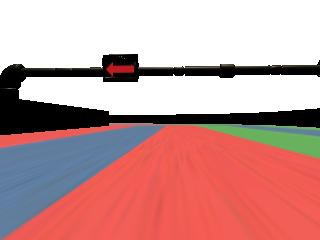
#> input picture CarAI/detect_obstacles/wall_2000.jpg, 320 x 240 px
$ python find_wall.py
#> lines starting #> are read from the running program, lines starting #| are printed output that depends on the picture; after the words box and inside, x2 and y2 are one past the last pixel; in counts of white or black regions, pixels touching at a corner belong together
import cv2
import numpy as np

def isAnyWallInFrontView(nPixels):
    if nPixels <= 5000:
        return False
    else:
        return True

def isAnyWallOnLeftRightView(nPixels):
    if nPixels <= 3300:
        return False
    else:
        return True

#Wall and Signs
#orgimg = cv2.imread('eagle_2018_09_06_15_46_07_743.jpg',-1)

#Wll and Car
#orgimg = cv2.imread('eagle_2018_09_06_15_46_19_891.jpg',-1)

#Big Wall
#orgimg = cv2.imread('eagle_2018_09_06_15_46_10_902.jpg',-1)

#Car is very close
#orgimg = cv2.imread('eagle_2018_09_06_15_46_20_321.jpg',-1)

#Big open
#orgimg = cv2.imread('eagle_2018_09_06_15_46_09_867.jpg',-1)

#Hit front car
#orgimg = cv2.imread('eagle_2018_09_06_15_46_20_655.jpg',-1)

orgimg = cv2.imread('wall_2000.jpg',-1)
#> orgimg is the input picture: shape (240, 320, 3); mean B, G, R 151.9, 152.9, 198.7

cv2.imshow('Original',orgimg)

imgbiFilter = cv2.bilateralFilter(orgimg,3,255,255)
lower_color = np.array([0, 0, 0])
upper_color = np.array([20, 20, 20])

imagePicked = cv2.inRange(imgbiFilter, lower_color , upper_color)
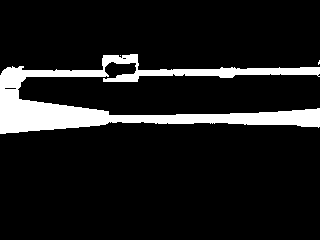
#> imagePicked: shape (240, 320); 10.7% white; 3 white regions (2 under 20 px), largest, box (x1, y1, x2, y2) and area: (0, 54, 320, 134) 8183
#black the top of image to ignore sign bar
imagePicked[0:70, 0:320] = 0
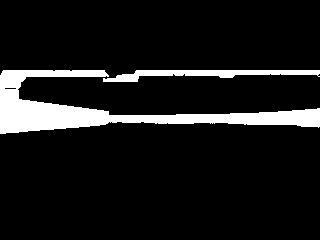
#> imagePicked: shape (240, 320); 9.8% white; 2 white regions, box (x1, y1, x2, y2) and area: (0, 70, 320, 134) 6253, (103, 70, 320, 82) 1263
cv2.imshow('Wall',imagePicked)

imagePickedLeft = imagePicked[0:240, 0:80]
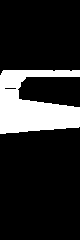
#> imagePickedLeft: shape (240, 80); 17% white; 1 white region, box (x1, y1, x2, y2) and area: (0, 70, 80, 134) 3270
cv2.imshow('Left',imagePickedLeft)
cntPickedLeftNonZero = cv2.countNonZero(imagePickedLeft)
#> cntPickedLeftNonZero = 3270
bObjOnLeft = isAnyWallOnLeftRightView(cntPickedLeftNonZero)
#> bObjOnLeft = False
print('Left non-zero: ' + str(cntPickedLeftNonZero))
#| Left non-zero: 3270

imagePickedCentral = imagePicked[0:240, 80:240]
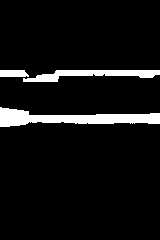
#> imagePickedCentral: shape (240, 160); 7% white; 3 white regions, box (x1, y1, x2, y2) and area: (0, 107, 160, 127) 1648, (23, 70, 160, 82) 863, (0, 70, 29, 77) 188
cv2.imshow('Central',imagePickedCentral)
cntPickedCentralNonZero = cv2.countNonZero(imagePickedCentral)
#> cntPickedCentralNonZero = 2699
bObsAhead = isAnyWallInFrontView(cntPickedCentralNonZero)
#> bObsAhead = False
print('Central non-zero: ' + str(cntPickedCentralNonZero))
#| Central non-zero: 2699

imagePickedRight = imagePicked[0:240, 240:320]
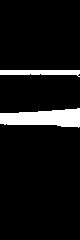
#> imagePickedRight: shape (240, 80); 8.1% white; 2 white regions, box (x1, y1, x2, y2) and area: (0, 108, 80, 128) 1147, (0, 70, 80, 77) 400
cv2.imshow('Right',imagePickedRight)
cntPickedRightNonZero = cv2.countNonZero(imagePickedRight)
#> cntPickedRightNonZero = 1547
bObjOnRight = isAnyWallOnLeftRightView(cntPickedRightNonZero)
#> bObjOnRight = False
print('Right non-zero: ' + str(cntPickedRightNonZero))
#| Right non-zero: 1547

print('Wall in front of us: ' + str(bObsAhead))
#| Wall in front of us: False
print('Wall on the left: ' + str(bObjOnLeft))
#| Wall on the left: False
print('Wall on the right: ' + str(bObjOnRight))
#| Wall on the right: False

cv2.waitKey(0)
cv2.destroyAllWindows()

$ run again, with CarAI/detect_obstacles/eagle_2018_09_06_15_46_07_743.jpg copied over CarAI/detect_obstacles/wall_2000.jpg
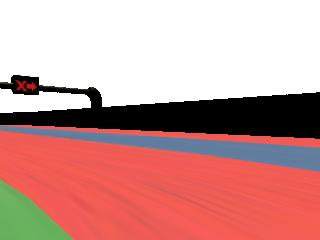
#> input picture CarAI/detect_obstacles/eagle_2018_09_06_15_46_07_743.jpg, 320 x 240 px
#> orgimg is the input picture: shape (240, 320, 3); mean B, G, R 148.9, 152.3, 202.8
#> `imagePicked = cv2.inRange(imgbiFilter, lower_color , upper_color)`:
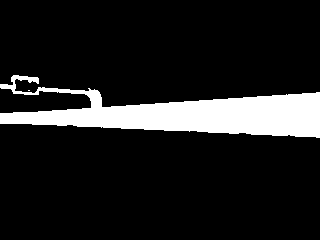
#> imagePicked: shape (240, 320); 12.2% white; 2 white regions (1 under 20 px), largest, box (x1, y1, x2, y2) and area: (0, 75, 320, 138) 9405
#> imagePickedLeft: shape (240, 80); 8.2% white; 3 white regions (1 under 20 px), largest, box (x1, y1, x2, y2) and area: (0, 109, 80, 127) 1098, (0, 75, 80, 95) 473
#> cntPickedLeftNonZero = 1573
#> bObjOnLeft = False
#| Left non-zero: 1573
#> imagePickedCentral: shape (240, 160); 11.9% white; 1 white region, box (x1, y1, x2, y2) and area: (0, 88, 160, 134) 4573
#> cntPickedCentralNonZero = 4573
#> bObsAhead = False
#| Central non-zero: 4573
#> `imagePickedRight = imagePicked[0:240, 240:320]`:
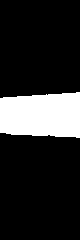
#> imagePickedRight: shape (240, 80); 17% white; 1 white region, box (x1, y1, x2, y2) and area: (0, 92, 80, 138) 3261
#> cntPickedRightNonZero = 3261
#> bObjOnRight = False
#| Right non-zero: 3261
#| Wall in front of us: False
#| Wall on the left: False
#| Wall on the right: False

$ run again, with CarAI/detect_obstacles/eagle_2018_09_06_15_46_19_891.jpg copied over CarAI/detect_obstacles/wall_2000.jpg
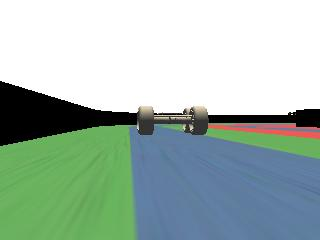
#> input picture CarAI/detect_obstacles/eagle_2018_09_06_15_46_19_891.jpg, 320 x 240 px
#> orgimg is the input picture: shape (240, 320, 3); mean B, G, R 175, 183.7, 163.3
#> `imagePicked = cv2.inRange(imgbiFilter, lower_color , upper_color)`:
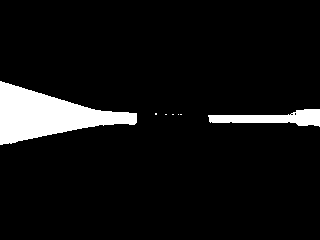
#> imagePicked: shape (240, 320); 7.1% white; 7 white regions (5 under 20 px), largest, box (x1, y1, x2, y2) and area: (0, 81, 137, 145) 4377, (208, 109, 320, 127) 1095
#> imagePickedLeft: shape (240, 80); 18.4% white; 1 white region, box (x1, y1, x2, y2) and area: (0, 81, 80, 145) 3525
#> cntPickedLeftNonZero = 3525
#> bObjOnLeft = True
#| Left non-zero: 3525
#> imagePickedCentral: shape (240, 160); 2.9% white; 7 white regions (5 under 20 px), largest, box (x1, y1, x2, y2) and area: (0, 105, 57, 129) 852, (128, 115, 160, 123) 246
#> cntPickedCentralNonZero = 1109
#> bObsAhead = False
#| Central non-zero: 1109
#> `imagePickedRight = imagePicked[0:240, 240:320]`:
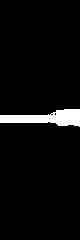
#> imagePickedRight: shape (240, 80); 4.4% white; 1 white region, box (x1, y1, x2, y2) and area: (0, 109, 80, 127) 849
#> cntPickedRightNonZero = 849
#> bObjOnRight = False
#| Right non-zero: 849
#| Wall in front of us: False
#| Wall on the left: True
#| Wall on the right: False

$ run again, with CarAI/detect_obstacles/eagle_2018_09_06_15_46_10_902.jpg copied over CarAI/detect_obstacles/wall_2000.jpg
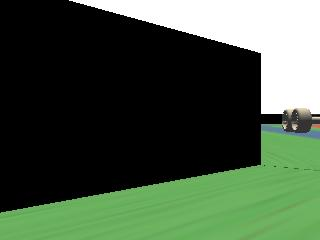
#> input picture CarAI/detect_obstacles/eagle_2018_09_06_15_46_10_902.jpg, 320 x 240 px
#> orgimg is the input picture: shape (240, 320, 3); mean B, G, R 64.7, 85.4, 67.7
#> `imagePicked[0:70, 0:320] = 0`:
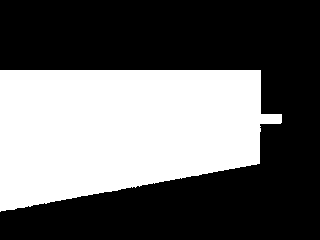
#> imagePicked: shape (240, 320); 40.2% white; 1 white region, box (x1, y1, x2, y2) and area: (0, 70, 282, 212) 30906
#> imagePickedLeft: shape (240, 80); 56% white; 2 black regions, box (x1, y1, x2, y2) and area: (0, 0, 80, 70) 5600, (0, 197, 80, 240) 2847
#> cntPickedLeftNonZero = 10753
#> bObjOnLeft = True
#| Left non-zero: 10753
#> imagePickedCentral: shape (240, 160); 46.8% white; 1 white region, box (x1, y1, x2, y2) and area: (0, 70, 160, 197) 17971
#> cntPickedCentralNonZero = 17971
#> bObsAhead = True
#| Central non-zero: 17971
#> `imagePickedRight = imagePicked[0:240, 240:320]`:
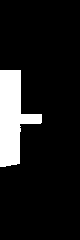
#> imagePickedRight: shape (240, 80); 11.4% white; 1 white region, box (x1, y1, x2, y2) and area: (0, 70, 42, 167) 2182
#> cntPickedRightNonZero = 2182
#> bObjOnRight = False
#| Right non-zero: 2182
#| Wall in front of us: True
#| Wall on the left: True
#| Wall on the right: False
